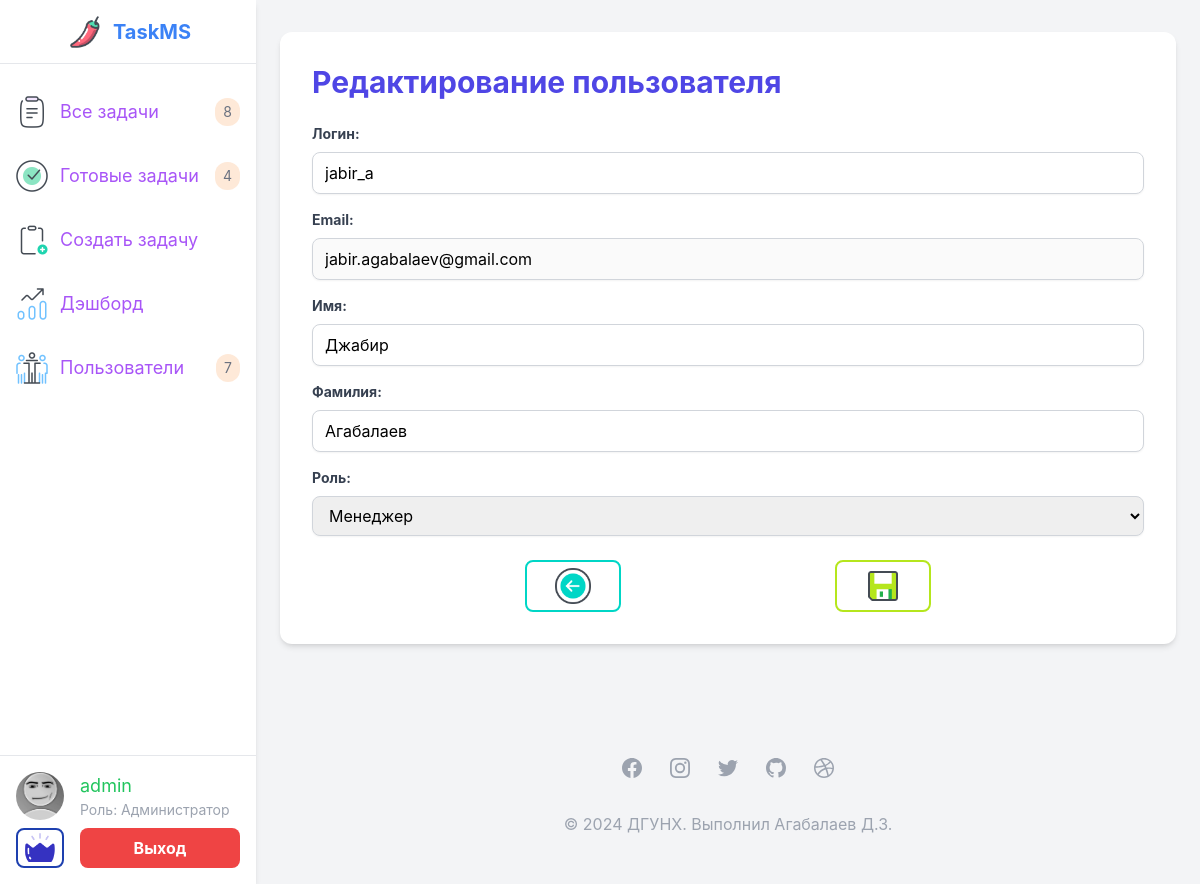
/authentication/users/2/edit/ (signed in), run on the app's committed database.
### authentication/models.py (models this page shows, shortened)
class User(AbstractUser):
    class Role(models.TextChoices):
        ADMIN = 'admin', 'Администратор'
        MANAGER = 'manager', 'Менеджер'
        WORKER = 'worker', 'Исполнитель'
        READER = 'reader', 'Читатель'
    role = models.CharField("Роль",
                            max_length=15,
                            choices=Role.choices,
                            default=Role.READER)
    first_name = models.CharField("Имя", max_length=150, blank=True)
    last_name = models.CharField("Фамилия", max_length=150, blank=True)
    email = models.EmailField(unique=True)
    photo = models.ImageField("Фото", null=True, blank=True)
    def photo_exists(self):
        if self.photo:
            return os.path.isfile(os.path.join(settings.MEDIA_ROOT, self.photo.name))
        return False

### authentication/views.py (the view, shortened to what this page needs)
# urls.py: path("users/<int:pk>/edit/", views.UserUpdateView.as_view(), name="user_update"),
@method_decorator([login_required, role_required(allowed_roles=["admin"])], name="dispatch")
class UserUpdateView(UpdateView):
    model = get_user_model()
    form_class = UserUpdateForm
    template_name = 'authentication/user_update.html'
    success_url = reverse_lazy('authentication:user_list')
    def get_context_data(self, **kwargs):
        context = super().get_context_data(**kwargs)
        context["title"] = "TMS | Личный кабинет"
        context["page_name"] = "Личный кабинет"
        context["menu"] = get_menu(self.request.user)  # Добавляем меню в контекст
        return context

### authentication/forms.py
class UserUpdateForm(forms.ModelForm):
    email = forms.EmailField(
        disabled=True,
        label="Email",
        widget=forms.EmailInput(attrs={"class": "custom-input"}),
    )
    class Meta:
        model = get_user_model()
        fields = ["username", "email", "first_name", "last_name", "role"]
        labels = {
            "username": "Логин",
            "email": "Email",
            "first_name": "Имя",
            "last_name": "Фамилия",
            "role": "Роль",
        }
        widgets = {
            "username": forms.TextInput(attrs={"class": "custom-input"}),
            "first_name": forms.TextInput(attrs={"class": "custom-input"}),
            "last_name": forms.TextInput(attrs={"class": "custom-input"}),
            "role": forms.Select(attrs={"class": "custom-input"}),
        }

### authentication/templates/authentication/user_update.html (shortened to what this page needs)
{% extends 'base.html' %}
{% load static %}
{% block content %}
<div class="max-w-4xl mx-auto bg-white rounded-xl shadow-md overflow-hidden p-8 my-8">
  <h1 class="text-3xl font-bold text-indigo-600 mb-6">Редактирование пользователя</h1>
  <form method="post" enctype="multipart/form-data" class="space-y-6">
    <div class="space-y-4">
      {% for f in form %}
      <div>
        <label class="block text-gray-700 text-sm font-bold mb-2" for="{{ f.id_for_label }}">{{ f.label }}:</label>
        {{ f }}
      </div>
      {% endfor %}
    </div>
    <div class="mt-6 flex justify-evenly items-center">
      <button onclick="history.back()" class="border-2 border-[#00d6c6] rounded-lg w-24 py-1 transition-transform duration-300 transform hover:scale-110">
        <img class="size-10 mx-auto" src="{% static 'images/back_btn.png' %}" alt="back_btn" />
      </button>
      <button type="submit" class="border-2 border-[#b5e61d] rounded-lg w-24 py-1 transition-transform duration-300 transform hover:scale-110">
        <img class="size-10 mx-auto" src="{% static 'images/save_btn.png' %}" alt="save_btn" />
      </button>
    </div>
  </form>
</div>
{% endblock %}

### templates/base.html (shortened to what this page needs)
{% load static %}
<!DOCTYPE html>
<html lang="ru">
<head>
    <link rel="stylesheet" href="{% static 'css/output.css' %}">
</head>
<body class="bg-gray-100 flex" style="font-family: 'Inter', sans-serif;">
    <aside class="w-64 bg-white shadow-md fixed h-full">
        <div class="flex items-center justify-center h-16 border-b border-gray-200">
            <a href="{% url 'tasksystem:content' %}" class="flex items-center space-x-2 transition-transform duration-300 transform hover:scale-110">
                <img src="{% static 'images/logo.png' %}" alt="Profile Picture" class="size-10">
                <span class="text-xl font-bold text-blue-500">TaskMS</span>
            </a>
        </div>
        <nav class="mt-4">
            <ul>
                {% for m in menu %}
                    <li class="flex items-center hover:bg-gray-100 transition-colors duration-200">
                        <a href="{% url m.url_name %}" class="flex items-center justify-between w-full p-4 transition-transform duration-300 transform hover:scale-105">
                            <div class="flex flex-row items-center space-x-3 flex-nowrap">
                            {% if m.icon == "all_tasks" %}
                            <img src="{% static 'images/all_tasks.png' %}" alt="ICO " class="size-8">
                            {% elif m.icon == "add_task" %}
                            <img src="{% static 'images/add_task.png' %}" alt="ICO" class="size-8">
                            {% elif m.icon == "user_control" %}
                            <img src="{% static 'images/user_control.png' %}" alt="ICO" class="size-8">
                            {% elif m.icon == "mandatory_tasks" %}
                            <img src="{% static 'images/mandatory_tasks.png' %}" alt="ICO" class="size-8">
                            {% elif m.icon == "dashboard" %}
                            <img src="{% static 'images/dashboard.png' %}" alt="ICO" class="size-8">
                            {% elif m.icon == "completed_tasks" %}
                            <img src="{% static 'images/completed_tasks.png' %}" alt="ICO" class="size-8">
                            {% endif %}
                            <span class="text-lg text-purple-500">{{ m.title }}</span>
                            </div>
                            {% if m.count %}
                            <div class="text-gray-500 self-justify-end text-sm bg-orange-400/20 py-1 px-2 rounded-xl">{{ m.count }}</div>
                            {% endif %}
                        </a>
                    </li>
                {% endfor %}
            </ul>
        </nav>
        <div class="absolute bottom-0 w-full pt-4 pb-3 px-4 border-t border-gray-200">
            <a href="{% url 'authentication:profile' %}" class="flex items-center rounded-lg hover:bg-gray-50 transition-colors duration-200 group/user">
                {% if request.user.photo and request.user.photo_exists %}
                <img class="flex-none object-cover size-12 rounded-full group-hover/user:grayscale" src="{{ request.user.photo.url }}" alt="Profile Picture">
                {% else %}
                <img class="object-cover size-12 rounded-full group-hover/user:grayscale" src="{% static 'images/default_avatar.jpg' %}" alt="Default Profile Picture">
                {% endif %}
                <div class="ml-4 w-full">
                    {% if request.user.is_authenticated %}
                        <span class="text-lg text-green-500 group-hover/user:underline group-hover/user:text-gray-700">{{ request.user.username }}</span>
                        <p class="text-sm text-gray-400">Роль: {{ request.user.get_role_display }}</p>
                    {% else %}
                        <span class="text-lg text-green-500 group-hover/user:underline group-hover/user:text-gray-700">Гость</span>
                        <p class="text-sm text-gray-400">Статус: Читатеть</p>
                    {% endif %}
                </div>
            </a>
            <div class="flex flex-row mt-2 space-x-4">
                {% if request.user.is_authenticated %}
                {% if request.user.is_superuser %}
                <form action="{% url 'admin:index' %}" class="">
                    <button class="border-2 border-blue-800 rounded-lg w-[48px] transition-transform duration-300 transform hover:scale-110">
                        <img class="size-9 mx-auto" src="{% static 'images/admin_panel.png' %}" alt="Admin">
                    </button>
                 </form>
                {% endif %}
                <form action="{% url 'authentication:logout' %}" method="post" class="w-full">
                    <button type="submit" class="w-full py-2 px-4 bg-red-500 hover:bg-red-600 text-white font-bold rounded-lg transition-colors duration-200">
                        Выход
                    </button>
                </form>
                {% else %}
                <form action="{% url 'authentication:login' %}" class="shrink-0 w-full">
                    <button type="submit" class="w-full py-2 px-4 bg-green-400 hover:bg-green-500 text-white font-bold rounded-lg transition-colors duration-200">
                        Авторизация
                    </button>
                </form>
                {% endif %}
            </div>
        </div>
    </aside>
    <div class="flex-grow ml-64">
        {% block content %}
        {% endblock content %}
        <foooter class="bg-white">
            <div class="max-w-screen-xl px-4 py-12 mx-auto space-y-8 overflow-hidden sm:px-6 lg:px-8">
                <div class="flex justify-center mt-8 space-x-6">
                    <a href="#" class="text-gray-400 hover:text-gray-500">
                    </a>
                    <a href="#" class="text-gray-400 hover:text-gray-500">
                    </a>
                    <a href="#" class="text-gray-400 hover:text-gray-500">
                    </a>
                    <a href="#" class="text-gray-400 hover:text-gray-500">
                    </a>
                    <a href="#" class="text-gray-400 hover:text-gray-500">
                    </a>
                </div>
                <p class="mt-8 text-base leading-6 text-center text-gray-400">
                    © 2024 ДГУНХ. Выполнил Агабалаев Д.З.
                </p>
            </div>
        </foooter>
    </div>
</body>
</html>

### data on the page
User: user.username "admin", user.role "Администратор"
User: form "jabir_a" "jabir.agabalaev@gmail.com" "Джабир" "Агабалаев" "Менеджер"

### other printed values
{{ m.title }} "Все задачи" "Готовые задачи" "Создать задачу" "Дэшборд" "Пользователи"
{{ m.count }} "8" "4" "7"
{{ f.label }} "Логин" "Email" "Имя" "Фамилия" "Роль"
